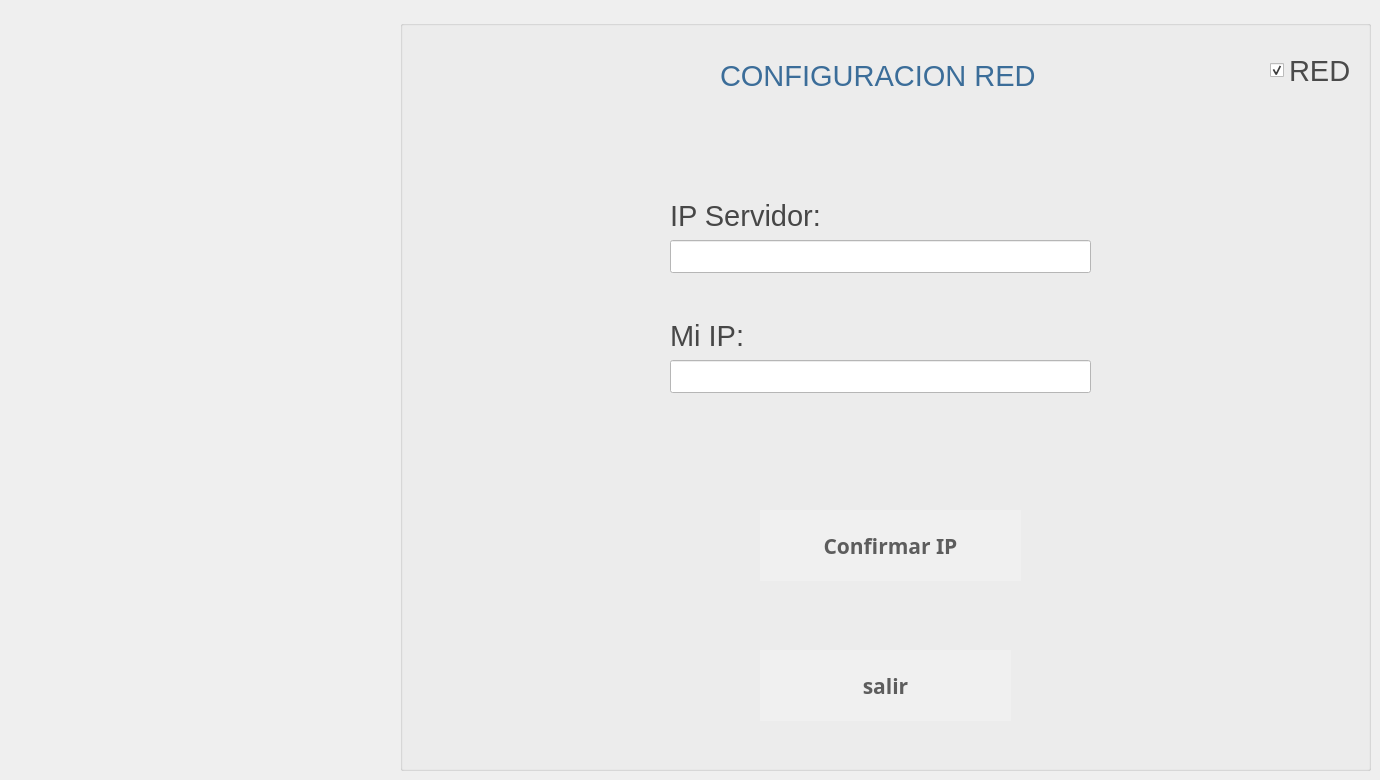
   <widget class="QWidget" name="page_37">
    <widget class="QGroupBox" name="groupBox_9">
     <property name="geometry">
      <rect>
       <x>400</x>
       <y>20</y>
       <width>971</width>
       <height>751</height>
      </rect>
     </property>
     <property name="title">
      <string/>
     </property>
     <widget class="QLabel" name="ltime_63">
      <property name="geometry">
       <rect>
        <x>270</x>
        <y>300</y>
        <width>281</width>
        <height>31</height>
       </rect>
      </property>
      <property name="font">
       <font>
        <family>Segoe UI</family>
        <pointsize>22</pointsize>
        <weight>50</weight>
        <italic>false</italic>
        <bold>false</bold>
       </font>
      </property>
      <property name="styleSheet">
       <string notr="true">background-color:transparent;
color:rgb(71, 71, 71)
</string>
      </property>
      <property name="text">
       <string>Mi IP:</string>
      </property>
     </widget>
     <widget class="QPushButton" name="bconfirmarIP">
      <property name="geometry">
       <rect>
        <x>360</x>
        <y>490</y>
        <width>261</width>
        <height>71</height>
       </rect>
      </property>
      <property name="font">
       <font>
        <family>Ubuntu Mono</family>
        <pointsize>16</pointsize>
        <weight>75</weight>
        <italic>false</italic>
        <bold>true</bold>
        <underline>false</underline>
       </font>
      </property>
      <property name="toolTip">
       <string>Ayuda</string>
      </property>
      <property name="whatsThis">
       <string extracomment="help"/>
      </property>
      <property name="styleSheet">
       <string notr="true">background-color:rgb(240, 240, 240);
color:rgb(93, 93, 93);
border-radius:80%</string>
      </property>
      <property name="text">
       <string>Confirmar IP</string>
      </property>
      <property name="icon">
       <iconset>
        <normaloff>../../../../../cajsSATELITE/eum/app/cajeroF/iconos/fl.png</normaloff>../../../../../cajsSATELITE/eum/app/cajeroF/iconos/fl.png</iconset>
      </property>
      <property name="iconSize">
       <size>
        <width>40</width>
        <height>40</height>
       </size>
      </property>
      <property name="toolTipDuration" stdset="0">
       <number>3</number>
      </property>
     </widget>
     <widget class="QCheckBox" name="ch1">
      <property name="geometry">
       <rect>
        <x>870</x>
        <y>20</y>
        <width>151</width>
        <height>61</height>
       </rect>
      </property>
      <property name="font">
       <font>
        <family>Segoe UI</family>
        <pointsize>22</pointsize>
       </font>
      </property>
      <property name="styleSheet">
       <string notr="true">color:rgb(74, 74, 74)</string>
      </property>
      <property name="text">
       <string>RED</string>
      </property>
      <property name="checked">
       <bool>true</bool>
      </property>
     </widget>
     <widget class="QLineEdit" name="lhost">
      <property name="geometry">
       <rect>
        <x>270</x>
        <y>220</y>
        <width>421</width>
        <height>33</height>
       </rect>
      </property>
      <property name="styleSheet">
       <string notr="true">background-color:white;
color:black;</string>
      </property>
     </widget>
     <widget class="QLabel" name="ltime_64">
      <property name="geometry">
       <rect>
        <x>270</x>
        <y>180</y>
        <width>271</width>
        <height>31</height>
       </rect>
      </property>
      <property name="font">
       <font>
        <family>Segoe UI</family>
        <pointsize>22</pointsize>
        <weight>50</weight>
        <italic>false</italic>
        <bold>false</bold>
       </font>
      </property>
      <property name="styleSheet">
       <string notr="true">background-color:transparent;
color:rgb(71, 71, 71)
</string>
      </property>
      <property name="text">
       <string>IP Servidor:</string>
      </property>
     </widget>
     <widget class="QLabel" name="ltime_65">
      <property name="geometry">
       <rect>
        <x>320</x>
        <y>40</y>
        <width>491</width>
        <height>31</height>
       </rect>
      </property>
      <property name="font">
       <font>
        <family>Segoe UI</family>
        <pointsize>22</pointsize>
        <weight>50</weight>
        <italic>false</italic>
        <bold>false</bold>
       </font>
      </property>
      <property name="styleSheet">
       <string notr="true">background-color:transparent;
color:rgb(59, 109, 153);

</string>
      </property>
      <property name="text">
       <string>CONFIGURACION RED</string>
      </property>
     </widget>
     <widget class="QLineEdit" name="lip">
      <property name="geometry">
       <rect>
        <x>270</x>
        <y>340</y>
        <width>421</width>
        <height>33</height>
       </rect>
      </property>
      <property name="styleSheet">
       <string notr="true">background-color:white;
color:black;</string>
      </property>
     </widget>
     <widget class="QPushButton" name="bsalirred">
      <property name="geometry">
       <rect>
        <x>360</x>
        <y>630</y>
        <width>251</width>
        <height>71</height>
       </rect>
      </property>
      <property name="font">
       <font>
        <family>Ubuntu Mono</family>
        <pointsize>16</pointsize>
        <weight>75</weight>
        <italic>false</italic>
        <bold>true</bold>
        <underline>false</underline>
       </font>
      </property>
      <property name="toolTip">
       <string>Ayuda</string>
      </property>
      <property name="whatsThis">
       <string extracomment="help"/>
      </property>
      <property name="styleSheet">
       <string notr="true">background-color:rgb(240, 240, 240);
color:rgb(93, 93, 93);
border-radius:80%</string>
      </property>
      <property name="text">
       <string>salir</string>
      </property>
      <property name="icon">
       <iconset>
        <normaloff>../../../../../cajsSATELITE/eum/app/cajeroF/iconos/fb5.png</normaloff>../../../../../cajsSATELITE/eum/app/cajeroF/iconos/fb5.png</iconset>
      </property>
      <property name="iconSize">
       <size>
        <width>40</width>
        <height>40</height>
       </size>
      </property>
      <property name="toolTipDuration" stdset="0">
       <number>3</number>
      </property>
     </widget>
    </widget>
   </widget>
